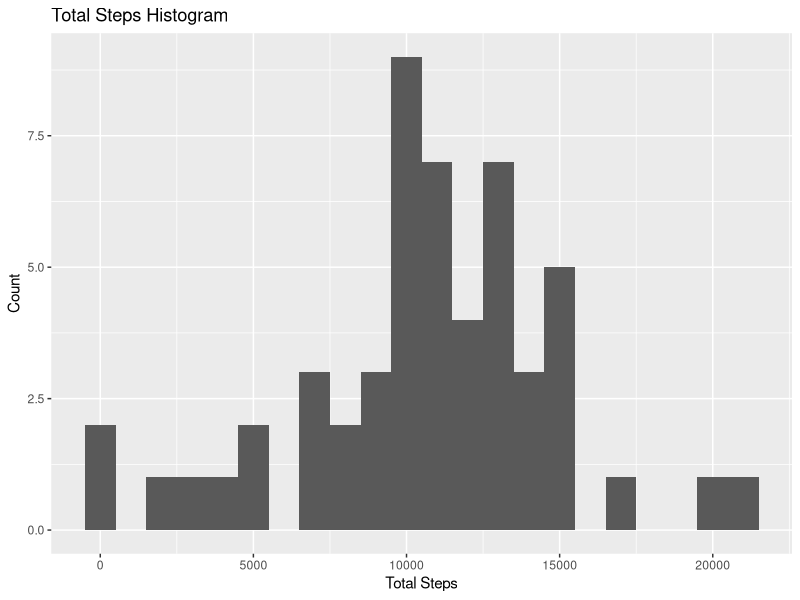
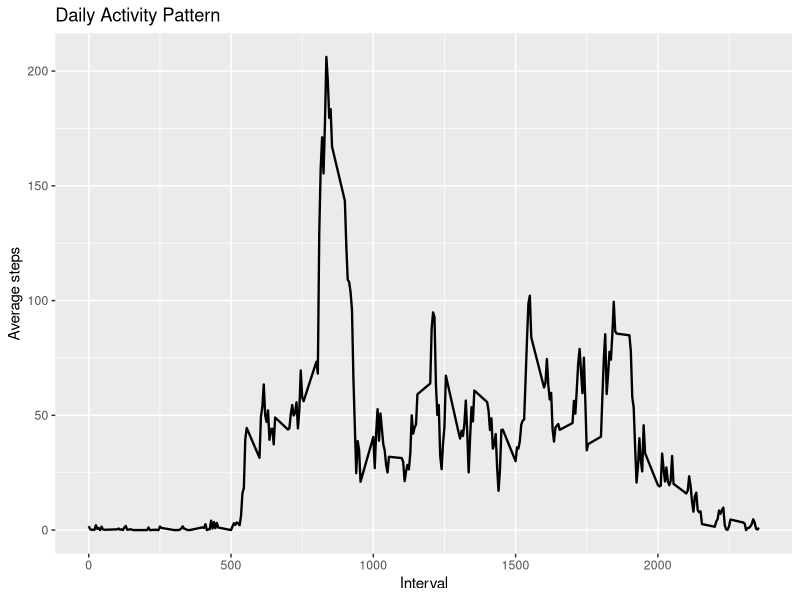
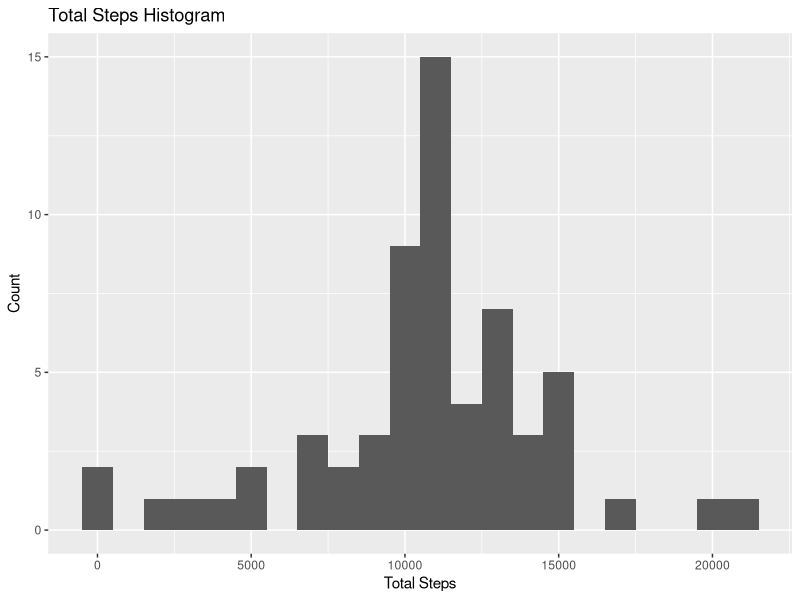
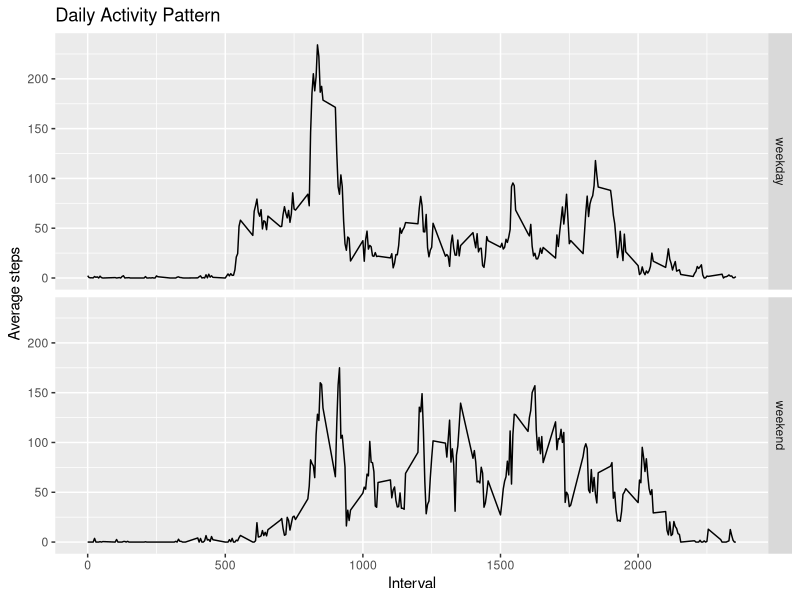

R code for these plots, in order:
## ---- chunk 1
library(dplyr)
library(lubridate)
library(ggplot2)
data <- read.csv("activity.csv")
data <- mutate(data, date = ymd(date))
## ---- chunk 2
by.day <- data %>% 
  group_by(date) %>%
  summarise(total.steps = sum(steps))
## ---- chunk 3
ggplot(by.day, aes(x = total.steps)) +
  geom_histogram(binwidth = 1000) +
  ggtitle("Total Steps Histogram") +
  ylab("Count") +
  xlab("Total Steps")
## ---- chunk 4
median(by.day$total.steps, na.rm = T)
mean(by.day$total.steps, na.rm = T)
## ---- chunk 5
by.interval <- data %>% group_by(interval) %>% summarise(avg.steps = mean(steps, na.rm = T))

ggplot(by.interval, aes(x = interval, y = avg.steps)) +
  geom_line(size = 0.8) +
  ylab("Average steps") +
  xlab("Interval") +
  ggtitle("Daily Activity Pattern")

## ---- chunk 6
by.interval[which.max(by.interval$avg.steps), ]$interval
## ---- chunk 7
sum(is.na(data$steps))
## ---- chunk 8
by.interval <- data %>%
  group_by(interval) %>%
  summarise(avg.steps = mean(steps, na.rm = T))

avg.for.interval <- function(interval.to.select) { 
  by.interval %>%
      filter(interval == interval.to.select) %>%
      select(avg.steps)
}

## ---- chunk 9
without.na <- data

for (i in 1:nrow(without.na)) {
  if (is.na(without.na[i, ]$steps)) {
      without.na[i, ]$steps <- as.numeric(avg.for.interval(without.na[i, ]$interval))
  }
}
## ---- chunk 10
by.day <- without.na %>%
  group_by(date) %>%
  summarise(total.steps = sum(steps))

ggplot(by.day, aes(x = total.steps)) +
  geom_histogram(binwidth = 1000) +
  ggtitle("Total Steps Histogram") +
  ylab("Count") +
  xlab("Total Steps")

## ---- chunk 11
median(by.day$total.steps, na.rm = T)
mean(by.day$total.steps, na.rm = T)
## ---- chunk 12
with.day.type <- data %>% 
  mutate(wday = wday(date)) %>% 
  mutate(day.type = as.factor(ifelse((wday - 1) %% 6 == 0, "weekend", "weekday")))

## ---- chunk 13

avg.by.interval <- with.day.type %>%
  group_by(interval, day.type) %>%
  summarise(avg.steps = mean(steps, na.rm = T))
 
ggplot(avg.by.interval, aes(x = interval, y = avg.steps)) +
  geom_line(size = 0.5) +
  ylab("Average steps") +
  xlab("Interval") +
  ggtitle("Daily Activity Pattern") +
  facet_grid(day.type ~ .)
